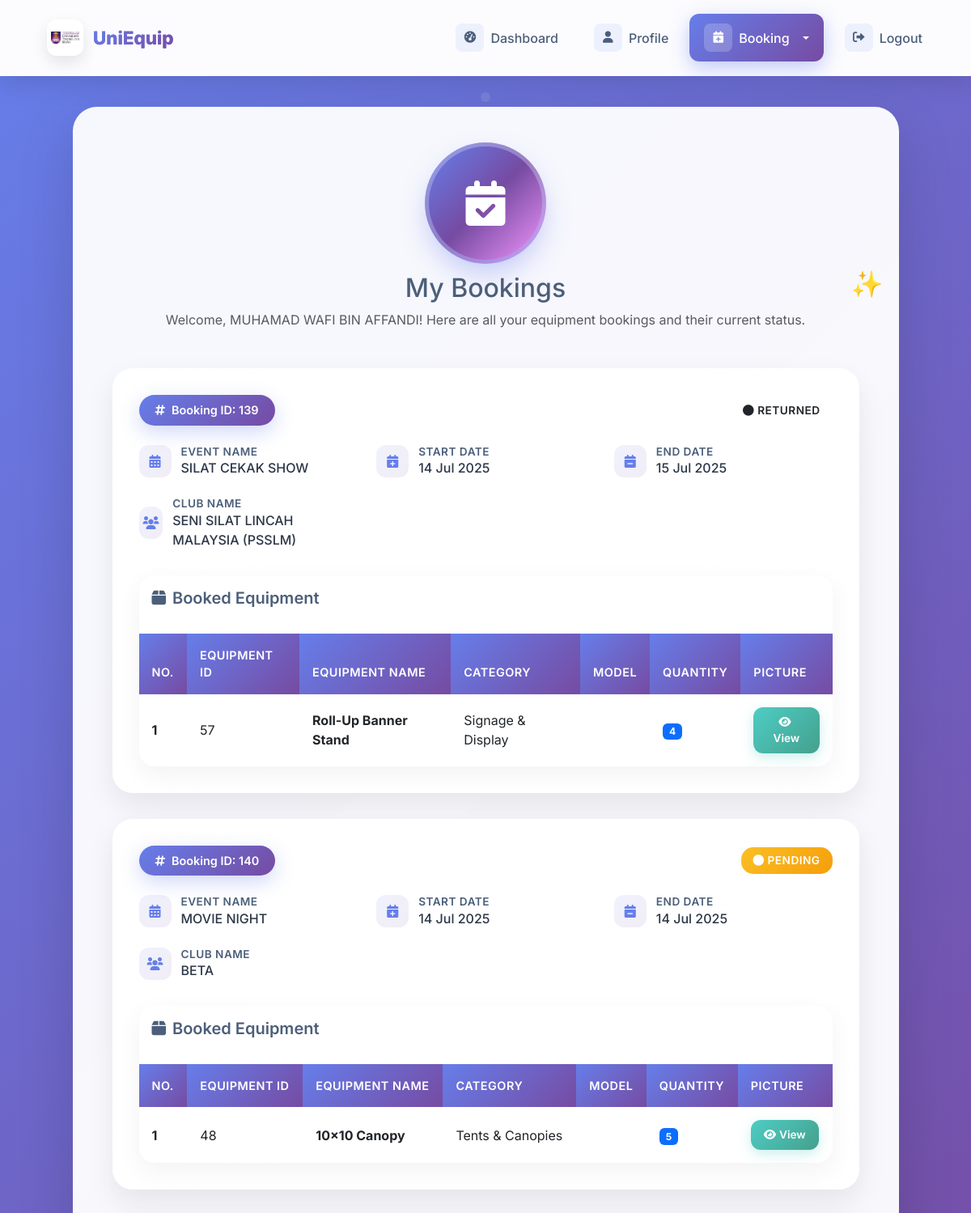
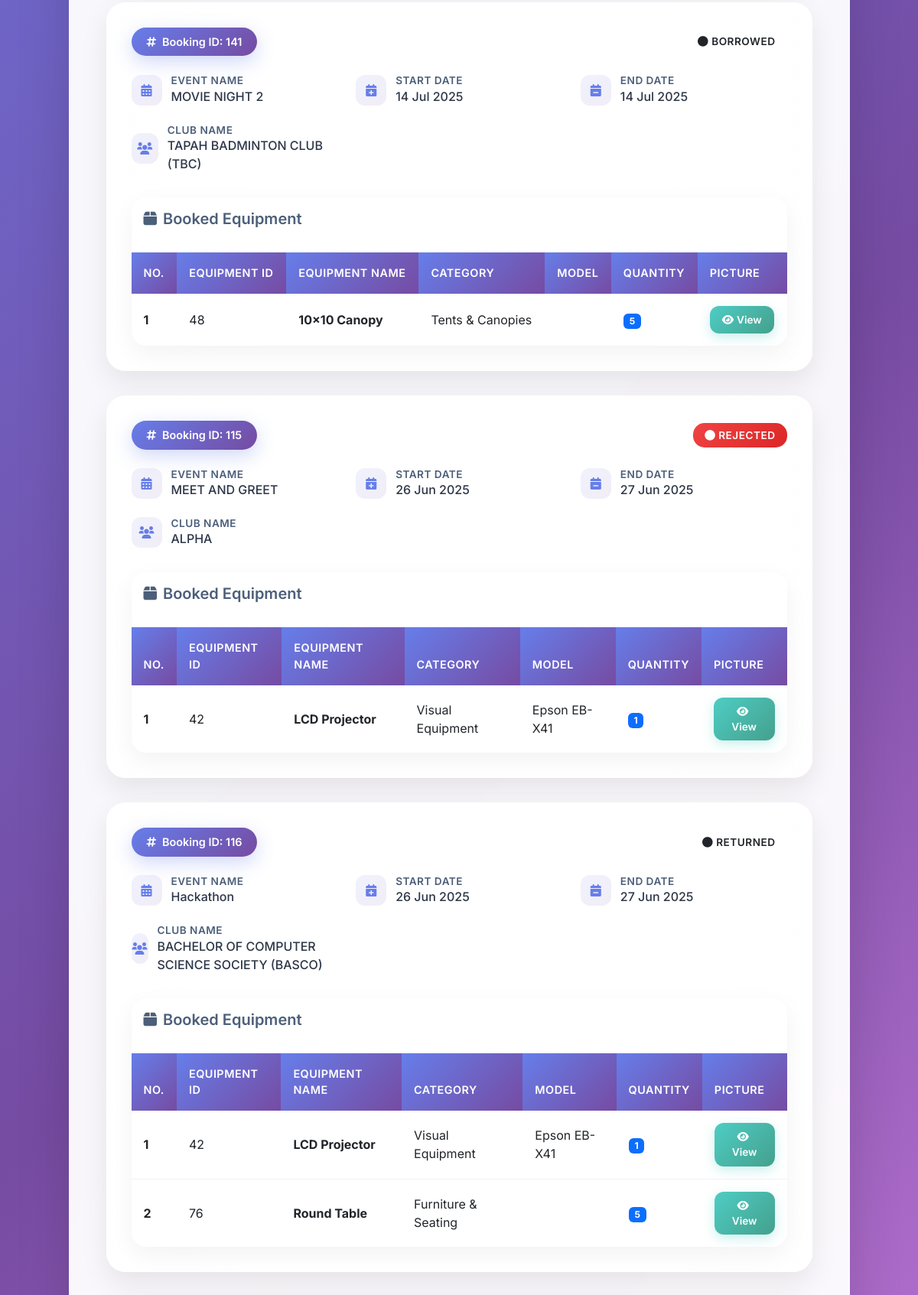
The app's page /user_view_booking.php (signed in, upper part) with its own data (2 pictures, top to bottom).
### tables this page shows
CREATE TABLE `user` (
  `stud_num` int(10) NOT NULL,
  `stud_name` varchar(100) NOT NULL,
  `stud_pass` varchar(50) NOT NULL,
  `stud_tel` varchar(50) NOT NULL,
  `stud_email` varchar(50) NOT NULL,
  `course_code` varchar(50) NOT NULL,
  `faculty` varchar(50) NOT NULL
);

CREATE TABLE `booking` (
  `id_booking` int(10) NOT NULL,
  `stud_num` int(10) NOT NULL,
  `staff_num` int(10) DEFAULT NULL,
  `event_name` varchar(50) NOT NULL,
  `status` varchar(50) NOT NULL,
  `start_date` date NOT NULL,
  `end_date` date NOT NULL,
  `club_name` varchar(50) NOT NULL,
  `return_date` date DEFAULT NULL
);

CREATE TABLE `booking_equipment` (
  `id_equipment` int(11) NOT NULL,
  `id_booking` int(11) NOT NULL,
  `qty` int(11) NOT NULL
);

CREATE TABLE `equipment` (
  `id_equipment` int(11) NOT NULL,
  `name` varchar(50) NOT NULL,
  `category` varchar(50) NOT NULL,
  `status` varchar(50) NOT NULL,
  `qty` int(11) NOT NULL,
  `model` varchar(50) DEFAULT NULL,
  `picture` varchar(255) DEFAULT NULL
);

### user_view_booking.php (the view, shortened to what this page needs)
<?php
include("db.php");
$stud_num = $_SESSION['user_number'];
$query = "SELECT stud_name FROM user WHERE stud_num = ?";
$stmt = $connect->prepare($query);
$stmt->bind_param("s", $stud_num);
$stmt->execute();
$result = $stmt->get_result();
if ($result->num_rows === 1) {
    $student = $result->fetch_assoc();
    $student_name = $student['stud_name'];
} else {
    $student_name = "Student";
}
$booking_stmt = $connect->prepare("
    SELECT * FROM booking
    WHERE stud_num = ?
    ORDER BY start_date DESC
");
$booking_stmt->bind_param("s", $stud_num);
$booking_stmt->execute();
$booking_result = $booking_stmt->get_result();
?>
<!DOCTYPE html>
<html lang="en">
<head>
    <link href="https://cdn.jsdelivr.net/npm/bootstrap@5.3.0/dist/css/bootstrap.min.css" rel="stylesheet">
    <link href="https://cdnjs.cloudflare.com/ajax/libs/font-awesome/6.0.0/css/all.min.css" rel="stylesheet">
    <link href="user_style.css" rel="stylesheet">
</head>
<body>
    <nav class="navbar navbar-expand-lg navbar-light fixed-top modern-navbar">
        <div class="container">
            <a class="navbar-brand modern-brand" href="#">
                <div class="brand-logo">
                    <img src="uploads/uitm_logo.png" alt="UiTM Logo" class="logo-img">
                </div>
                <span class="brand-text">UniEquip</span>
            </a>
            <div class="collapse navbar-collapse" id="navbarNav">
                <ul class="navbar-nav ms-auto modern-nav">
                    <li class="nav-item">
                        <a class="nav-link modern-nav-link" href="user_dashboard.php">
                            <div class="nav-icon">
                                <i class="fas fa-tachometer-alt"></i>
                            </div>
                            <span>Dashboard</span>
                        </a>
                    </li>
                    <li class="nav-item">
                        <a class="nav-link modern-nav-link" href="user_profile.php">
                            <div class="nav-icon">
                                <i class="fas fa-user"></i>
                            </div>
                            <span>Profile</span>
                        </a>
                    </li>
                    <li class="nav-item dropdown">
                        <a class="nav-link modern-nav-link dropdown-toggle active" href="#" id="bookingDropdown" role="button" data-bs-toggle="dropdown" aria-expanded="false">
                            <div class="nav-icon">
                                <i class="fas fa-calendar-plus"></i>
                            </div>
                            <span>Booking</span>
                        </a>
                    </li>
                    <li class="nav-item">
                        <a class="nav-link modern-nav-link logout-link" href="#" onclick="showLogoutModal(); return false;">
                            <div class="nav-icon">
                                <i class="fas fa-sign-out-alt"></i>
                            </div>
                            <span>Logout</span>
                        </a>
                    </li>
                </ul>
            </div>
        </div>
    </nav>
    <div class="container" style="margin-top: 100px;">
        <div class="row justify-content-center">
            <div class="col-lg-11">
                <div class="main-container">
                    <div class="page-header">
                        <div class="user-avatar">
                            <i class="fas fa-calendar-check"></i>
                        </div>
                        <h2 class="page-title with-sparkle mb-2">My Bookings</h2>
                        <p class="text-muted">Welcome, <?php echo htmlspecialchars($student_name); ?>! Here are all your equipment bookings and their current status.</p>
                    </div>
                    <?php if ($booking_result->num_rows === 0): ?>
                        <div class="content-card">
                            <div class="empty-state">
                                <div class="empty-icon">
                                    <i class="fas fa-calendar-times"></i>
                                </div>
                                <h4 class="mb-3">No Bookings Found</h4>
                                <p class="mb-4">You haven't made any equipment bookings yet. Start by creating your first booking!</p>
                                <a href="addBooking.php" class="btn btn-custom">
                                    <i class="fas fa-plus me-2"></i>Create New Booking
                                </a>
                            </div>
                        </div>
                    <?php else: ?>
                        <?php while ($booking = $booking_result->fetch_assoc()): ?>
                            <div class="booking-card">
                                <div class="booking-header">
                                    <div class="booking-id">
                                        <i class="fas fa-hashtag me-2"></i>Booking ID: <?php echo $booking['id_booking']; ?>
                                    </div>
                                    <div class="booking-status status-<?php echo strtolower($booking['status']); ?>">
                                        <i class="fas fa-circle me-1"></i><?php echo ucfirst($booking['status']); ?>
                                    </div>
                                </div>
                                <div class="booking-details">
                                    <div class="detail-item">
                                        <div class="detail-icon">
                                            <i class="fas fa-calendar-alt"></i>
                                        </div>
                                        <div class="detail-content">
                                            <h6>Event Name</h6>
                                            <p><?php echo htmlspecialchars($booking['event_name']); ?></p>
                                        </div>
                                    </div>
                                    <div class="detail-item">
                                        <div class="detail-icon">
                                            <i class="fas fa-calendar-plus"></i>
                                        </div>
                                        <div class="detail-content">
                                            <h6>Start Date</h6>
                                            <p><?php echo date('d M Y', strtotime($booking['start_date'])); ?></p>
                                        </div>
                                    </div>
                                    <div class="detail-item">
                                        <div class="detail-icon">
                                            <i class="fas fa-calendar-minus"></i>
                                        </div>
                                        <div class="detail-content">
                                            <h6>End Date</h6>
                                            <p><?php echo date('d M Y', strtotime($booking['end_date'])); ?></p>
                                        </div>
                                    </div>
                                    <div class="detail-item">
                                        <div class="detail-icon">
                                            <i class="fas fa-users"></i>
                                        </div>
                                        <div class="detail-content">
                                            <h6>Club Name</h6>
                                            <p><?php echo htmlspecialchars($booking['club_name']); ?></p>
                                        </div>
                                    </div>
                                </div>
                                <div class="equipment-table">
                                    <h5 class="mb-3 p-3" style="color: #4c5f7a; font-weight: 600;">
                                        <i class="fas fa-box me-2"></i>Booked Equipment
                                    </h5>
                                    <table class="table">
                                        <thead>
                                            <tr>
                                                <th>No.</th>
                                                <th>Equipment ID</th>
                                                <th>Equipment Name</th>
                                                <th>Category</th>
                                                <th>Model</th>
                                                <th>Quantity</th>
                                                <th>Picture</th>
                                            </tr>
                                        </thead>
                                        <tbody>
                                            <?php
                                            $equip_stmt = $connect->prepare("
                                                SELECT e.id_equipment, e.name, e.category, e.model, e.picture, be.qty
                                                FROM booking_equipment be
                                                JOIN equipment e ON be.id_equipment = e.id_equipment
                                                WHERE be.id_booking = ?
                                            ");
                                            $equip_stmt->bind_param("i", $booking['id_booking']);
                                            $equip_stmt->execute();
                                            $equip_result = $equip_stmt->get_result();
                                            if ($equip_result->num_rows === 0): ?>
                                                <tr>
                                                    <td colspan="7" class="text-center text-muted py-4">
                                                        <i class="fas fa-exclamation-circle me-2"></i>
                                                        No equipment booked for this event.
                                                    </td>
                                                </tr>
                                            <?php else:
                                                $count = 1;
                                                while ($equip = $equip_result->fetch_assoc()): ?>
                                                    <tr>
                                                        <td><strong><?php echo $count++; ?></strong></td>
                                                        <td><?php echo $equip['id_equipment']; ?></td>
                                                        <td><strong><?php echo htmlspecialchars($equip['name']); ?></strong></td>
                                                        <td><?php echo htmlspecialchars($equip['category']); ?></td>
                                                        <td><?php echo htmlspecialchars($equip['model'] ?? ''); ?></td>
                                                        <td><span class="badge bg-primary"><?php echo $equip['qty']; ?></span></td>
                                                        <td>
                                                            <?php if (!empty($equip['picture'])): ?>
                                                                <form target="_blank" action="<?= htmlspecialchars($equip['picture']) ?>" method="get" style="display:inline;">
                                                                    <button type="submit" class="equipment-image-btn">
                                                                        <i class="fas fa-eye me-1"></i>View
                                                                    </button>
                                                                </form>
                                                            <?php else: ?>
                                                                <span class="no-image">
                                                                    <i class="fas fa-image me-1"></i>No Image
                                                                </span>
                                                            <?php endif; ?>
                                                        </td>
                                                    </tr>
                                                <?php endwhile;
                                            endif;
                                            ?>
                                        </tbody>
                                    </table>
                                </div>
                            </div>
                        <?php endwhile; ?>
                    <?php endif; ?>
                </div>
            </div>
        </div>
    </div>
</body>
</html>

### user_style.css (style rules this page uses)
body { font-family: 'Inter', sans-serif; background: linear-gradient(135deg, #667eea 0%, #764ba2 50%, #f093fb 100%); min-height: 100vh; position: relative; }
body::before { content: ''; position: fixed; top: 0; left: 0; width: 100%; height: 100%; pointer-events: none; z-index: -1; }
.navbar-brand { font-weight: 700; font-size: 1.5rem; background: linear-gradient(135deg, #667eea, #764ba2); -webkit-background-clip: text; -webkit-text-fill-color: transparent; background-clip: text; }
.navbar { background: rgba(255, 255, 255, 0.95) !important; backdrop-filter: blur(20px); box-shadow: 0 8px 32px rgba(0,0,0,0.1); border-bottom: 1px solid rgba(255,255,255,0.2); }
.main-container { background: rgba(255, 255, 255, 0.95); border-radius: 30px; box-shadow: 0 25px 70px rgba(0,0,0,0.15); padding: 3rem; margin: 2rem 0; backdrop-filter: blur(20px); border: 1px solid rgba(255,255,255,0.3); position: relative; overflow: hidden; }
.main-container::before { content: ''; position: absolute; top: -50%; left: -50%; width: 200%; height: 200%; background: linear-gradient(45deg, transparent, rgba(255,255,255,0.1), transparent); transform: rotate(45deg); animation: shimmer 3s infinite; }
.page-header { text-align: center; margin-bottom: 3rem; position: relative; z-index: 1; }
.page-title { position: relative; color: #4c5f7a; }
.page-title.with-sparkle::after { content: '✨'; position: absolute; right: -30px; top: -5px; animation: sparkle 2s ease-in-out infinite; }
.user-avatar { width: 140px; height: 140px; border-radius: 50%; background: linear-gradient(135deg, #667eea, #764ba2, #f093fb); display: flex; align-items: center; justify-content: center; margin: 0 auto 1rem; color: white; font-size: 3.5rem; box-shadow: 0 15px 35px rgba(102, 126, 234, 0.4); animation: float 3s ease-in-out infinite; position: relative; }
.user-avatar::before { content: ''; position: absolute; top: -5px; left: -5px; right: -5px; bottom: -5px; border-radius: 50%; background: linear-gradient(135deg, #667eea, #764ba2, #f093fb); z-index: -1; opacity: 0.7; animation: pulse 2s ease-in-out infinite; }

### records on screen
user: stud_name "MUHAMAD WAFI BIN AFFANDI"
booking: id_booking "139", status "RETURNED", event_name "SILAT CEKAK SHOW", start_date "14 Jul 2025", end_date "15 Jul 2025", club_name "SENI SILAT LINCAH MALAYSIA (PSSLM)"
booking_equipment: id_equipment.id_equipment "57", id_equipment.name "Roll-Up Banner Stand", id_equipment.category "Signage & Display", qty "4"
booking: id_booking "140", status "PENDING", event_name "MOVIE NIGHT", start_date "14 Jul 2025", end_date "14 Jul 2025", club_name "BETA"
booking_equipment: id_equipment.id_equipment "48", id_equipment.name "10x10 Canopy", id_equipment.category "Tents & Canopies", qty "5"
booking: id_booking "141", status "BORROWED", event_name "MOVIE NIGHT 2", start_date "14 Jul 2025", end_date "14 Jul 2025", club_name "TAPAH BADMINTON CLUB (TBC)"
booking_equipment: id_equipment.id_equipment "48", id_equipment.name "10x10 Canopy", id_equipment.category "Tents & Canopies", qty "5"
booking: id_booking "115", status "REJECTED", event_name "MEET AND GREET", start_date "26 Jun 2025", end_date "27 Jun 2025", club_name "ALPHA"
booking_equipment: id_equipment.id_equipment "42", id_equipment.name "LCD Projector", id_equipment.category "Visual Equipment", id_equipment.model "Epson EB-X41", qty "1"
booking: id_booking "116", status "RETURNED", event_name "Hackathon", start_date "26 Jun 2025", end_date "27 Jun 2025", club_name "BACHELOR OF COMPUTER SCIENCE SOCIETY (BASCO)"
booking_equipment: id_equipment.id_equipment "42", id_equipment.name "LCD Projector", id_equipment.category "Visual Equipment", id_equipment.model "Epson EB-X41", qty "1"
booking_equipment: id_equipment.id_equipment "76", id_equipment.name "Round Table", id_equipment.category "Furniture & Seating", qty "5"
